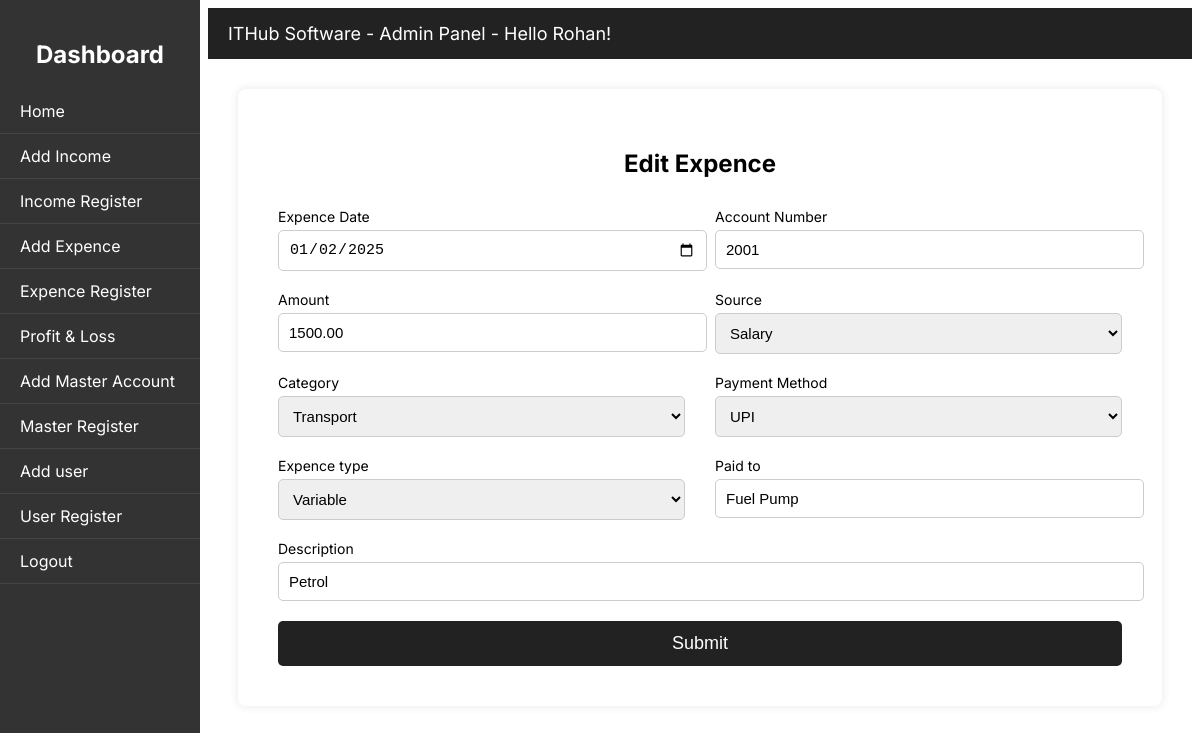
Page /Admin/edit_expence.php?id=2 (signed in) on the committed database.
### tables this page shows
CREATE TABLE `expenses` (
  `expense_id` int(11) NOT NULL,
  `expense_date` date NOT NULL,
  `account_num` bigint(20) NOT NULL,
  `amount` decimal(10,2) NOT NULL,
  `source` varchar(50) DEFAULT NULL,
  `category` varchar(50) DEFAULT NULL,
  `payment_method` varchar(50) DEFAULT NULL,
  `paid_to` varchar(100) DEFAULT NULL,
  `expense_type` varchar(50) DEFAULT NULL,
  `description` varchar(255) DEFAULT NULL,
  `cheqe_num` varchar(100) NOT NULL,
  `created_at` timestamp NOT NULL DEFAULT current_timestamp()
);

### Admin/edit_expence.php (the view, shortened to what this page needs)
<!DOCTYPE html>
<html lang="en">
<head>
    <link rel="stylesheet" href="../ins/Style.css">
    <?php
    require_once('../ins/connection.php');
    extract($_REQUEST);
    $sql = "select * from expenses where expense_id =$id";
    $result = mysqli_query($link, $sql) or die(mysqli_error($link));
    $row = mysqli_fetch_assoc($result);
    extract($row);
    ?>
</head>
<body>
    <div class="sidebar">
        <h2>Dashboard</h2>
        <a href="Dashboard.php">Home</a>
        <a href="add_income.php">Add Income</a>
        <a href="income_register.php">Income Register</a>
        <a href="add_expence.php">Add Expence</a>
        <a href="expence_register.php">Expence Register</a>
        <a href="profit_loss.php">Profit & Loss</a>
        <a href="master_account_add.php">Add Master Account</a>
        <a href="master_account_register.php">Master Register</a>
        <a href="add_user.php">Add user</a>
        <a href="user_register.php">User Register</a>
        <a href="logout.php">Logout</a>
    </div>
    <div class="topbar">ITHub Software - Admin Panel - Hello <?php echo $_SESSION['user_name']; ?>!</div>
    <div class="content">
        <div class="box">
            <h2>Edit Expence</h2>
            <form action="submit/update_expence.php" method="POST">
                <div class="form-grid">
                    <div class="form-group">
                        <label>Expence Date</label>
                        <input type="date" name="expence_date" value="<?= $expense_date ?>" required>
                    </div>
                    <div class="form-group">
                        <label>Account Number</label>
                        <input type="number" name="account_num" value="<?= $account_num ?>" required>
                    </div>
                    <div class="form-group">
                        <label>Amount</label>
                        <input type="number" name="amount" value="<?= $amount ?>" required>
                    </div>
                    <div class="form-group">
                        <label>Source</label>
                        <select name="sourse">
                            <option <?php echo ($source == "Salary") ? "selected" : ""; ?>>Salary</option>
                        </select>
                    </div>
                    <div class="form-group">
                        <label>Category</label>
                        <select name="category">
                            <option <?php echo ($category == "Transport") ? "selected" : ""; ?>>Transport</option>
                        </select>
                    </div>
                    <div class="form-group">
                        <label>Payment Method</label>
                        <select name="payment_method" id="payment" onchange="toggleChequeInput()">
                            <option <?php echo ($payment_method == "UPI") ? "selected" : ""; ?>>UPI</option>
                        </select>
                    </div>
                    <div class="form-group">
                        <label>Expence type</label>
                        <select name="expence_type">
                            <option <?php echo ($expense_type == "Variable") ? "selected" : ""; ?>>Variable</option>
                        </select>
                    </div>
                    <div class="form-group">
                        <label>Paid to</label>
                        <input type="text" name="paid_to" value="<?= $paid_to ?>" required>
                    </div>
                    <div class="form-group full-width">
                        <label>Description</label>
                        <input type="text" name="description" value="<?= $description ?>">
                    </div>
                    <div class="form-group full-width">
                        <input type="submit" value="Submit">
                    </div>
                </div>
            </form>
        </div>
    </div>
</body>
</html>

### ins/Style.css (style rules this page uses)
body { font-family: "Inter", sans-serif; }
.sidebar { width: 200px; height: 100vh; background: #333; color: #fff; position: fixed; top: 0; left: 0; padding-top: 20px; }
.sidebar h2 { text-align: center; margin-bottom: 20px; }
.sidebar a { display: block; padding: 12px 20px; color: #fff; text-decoration: none; border-bottom: 1px solid #444; }
.topbar { margin-left: 200px; background: #222; color: #fff; padding: 15px 20px; font-size: 18px; }
.content { margin-left: 200px; padding: 30px; }
.box { max-width: 900px; margin: auto; background: #fff; padding: 40px; border-radius: 8px; box-shadow: 0 0 10px rgba(0, 0, 0, 0.1); }
.box h2 { text-align: center; margin-bottom: 30px; }
a { text-decoration: none; color: #222; }
.form-grid { display: grid; grid-template-columns: 1fr 1fr; gap: 20px 30px; }
.form-group { display: flex; flex-direction: column; }
.form-group label { font-size: 14px; margin-bottom: 5px; }
.form-group input, .form-group select { padding: 10px; font-size: 15px; border: 1px solid #ccc; border-radius: 5px; width: 100%; }
.full-width { grid-column: 1 / -1; }
input[type="submit"] { padding: 12px; font-size: 18px; background: #222; color: #fff; border: none; border-radius: 5px; cursor: pointer; }

### rows in the picture
expenses: expence_date "01/02/2025", account_num "2001", amount "1500.00", sourse "Salary", category "Transport", payment_method "UPI", expence_type "Variable", paid_to "Fuel Pump", description "Petrol"

### other values in the picture
$_SESSION['user_name'] "Rohan"
